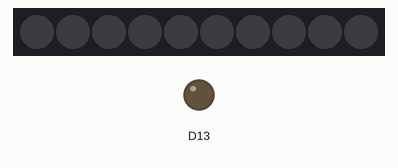
Bench run of a sketch on a simulated Adafruit Circuit Playground Express. On the bench: 10 RGB LEDs in strip order, left to right, output pins drawn as LEDs (lit = HIGH). Dim RGB values are drawn brighter than linear.

Above: at 0.1 s.
At 0.6 s:
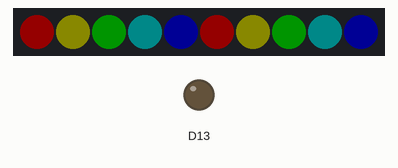

Measured:
- what the display in image 1 shows lasts 1.0 s, from 0.5 s to 1.5 s

The sketch:

2_NeoPixels.ino
```cpp
#include <Adafruit_CircuitPlayground.h>

void setup() {
  CircuitPlayground.begin();
}

void loop() {
  // turns all the LEDs OFF / clear color data
  CircuitPlayground.clearPixels();
  delay(500);

  // CircuitPlayground.setPixelColor(pixel number, Red, Green, Blue)
  // RGB is on a scale of 0 to 255
  // 255 means 100% that color
  // To turn an LED to red we set red to 100% by typing 255 and the other values for Green and Blue to 0
  CircuitPlayground.setPixelColor(0, 255,   0,   0);
  CircuitPlayground.setPixelColor(1, 128, 128,   0);
  CircuitPlayground.setPixelColor(2,   0, 255,   0);
  CircuitPlayground.setPixelColor(3,   0, 128, 128);
  CircuitPlayground.setPixelColor(4,   0,   0, 255);

  // Instead of using a RGB value, we can also use an HEX color
  CircuitPlayground.setPixelColor(5, 0xFF0000);
  CircuitPlayground.setPixelColor(6, 0x808000);
  CircuitPlayground.setPixelColor(7, 0x00FF00);
  CircuitPlayground.setPixelColor(8, 0x008080);
  CircuitPlayground.setPixelColor(9, 0x0000FF);

  delay(1000);

  // Challenge: Create an circle-animation where the light is moving
  // from the bottom left to the top left, then to the top right and finally to the
  // bottom right. Only one LED is on at a time
}
```
